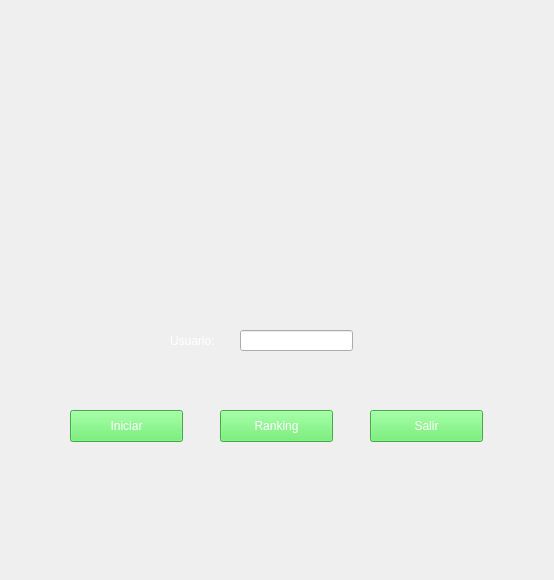
<?xml version="1.0" encoding="UTF-8"?>
<ui version="4.0">
 <class>Form</class>
 <widget class="QWidget" name="Form">
  <property name="geometry">
   <rect>
    <x>0</x>
    <y>0</y>
    <width>554</width>
    <height>580</height>
   </rect>
  </property>
  <property name="windowTitle">
   <string>Form</string>
  </property>
  <widget class="QLabel" name="label">
   <property name="geometry">
    <rect>
     <x>-1</x>
     <y>-5</y>
     <width>561</width>
     <height>591</height>
    </rect>
   </property>
   <property name="text">
    <string/>
   </property>
   <property name="pixmap">
    <pixmap>../../../../Programación avanzada/esalinasbarros-iic2233-2022-2/Tareas/T2/sprites/Fondos/fondoMenu.png</pixmap>
   </property>
   <property name="scaledContents">
    <bool>true</bool>
   </property>
  </widget>
  <widget class="QLabel" name="label_2">
   <property name="geometry">
    <rect>
     <x>109</x>
     <y>55</y>
     <width>321</width>
     <height>211</height>
    </rect>
   </property>
   <property name="text">
    <string/>
   </property>
   <property name="pixmap">
    <pixmap>../../../../Programación avanzada/esalinasbarros-iic2233-2022-2/Tareas/T2/sprites/Elementos de juego/logo.png</pixmap>
   </property>
   <property name="scaledContents">
    <bool>true</bool>
   </property>
  </widget>
  <widget class="QLabel" name="label_3">
   <property name="geometry">
    <rect>
     <x>170</x>
     <y>330</y>
     <width>71</width>
     <height>21</height>
    </rect>
   </property>
   <property name="styleSheet">
    <string notr="true">font: 18pt &quot;.AppleSystemUIFont&quot;;
color: rgb(255, 255, 255);</string>
   </property>
   <property name="text">
    <string>Usuario:</string>
   </property>
  </widget>
  <widget class="QLineEdit" name="label_usuario_edit">
   <property name="geometry">
    <rect>
     <x>240</x>
     <y>330</y>
     <width>113</width>
     <height>21</height>
    </rect>
   </property>
  </widget>
  <widget class="QPushButton" name="boton_iniciar">
   <property name="geometry">
    <rect>
     <x>70</x>
     <y>410</y>
     <width>113</width>
     <height>32</height>
    </rect>
   </property>
   <property name="styleSheet">
    <string notr="true">background-color: rgb(88, 237, 92);
font: 18pt &quot;.AppleSystemUIFont&quot;;
color: rgb(255, 255, 255);</string>
   </property>
   <property name="text">
    <string>Iniciar</string>
   </property>
  </widget>
  <widget class="QPushButton" name="boton_ranking">
   <property name="geometry">
    <rect>
     <x>220</x>
     <y>410</y>
     <width>113</width>
     <height>32</height>
    </rect>
   </property>
   <property name="styleSheet">
    <string notr="true">background-color: rgb(88, 237, 92);
font: 18pt &quot;.AppleSystemUIFont&quot;;
color: rgb(255, 255, 255);</string>
   </property>
   <property name="text">
    <string>Ranking</string>
   </property>
  </widget>
  <widget class="QPushButton" name="boton_salir">
   <property name="geometry">
    <rect>
     <x>370</x>
     <y>410</y>
     <width>113</width>
     <height>32</height>
    </rect>
   </property>
   <property name="styleSheet">
    <string notr="true">background-color: rgb(88, 237, 92);
font: 18pt &quot;.AppleSystemUIFont&quot;;
color: rgb(255, 255, 255);</string>
   </property>
   <property name="text">
    <string>Salir</string>
   </property>
  </widget>
 </widget>
 <resources/>
 <connections/>
</ui>
